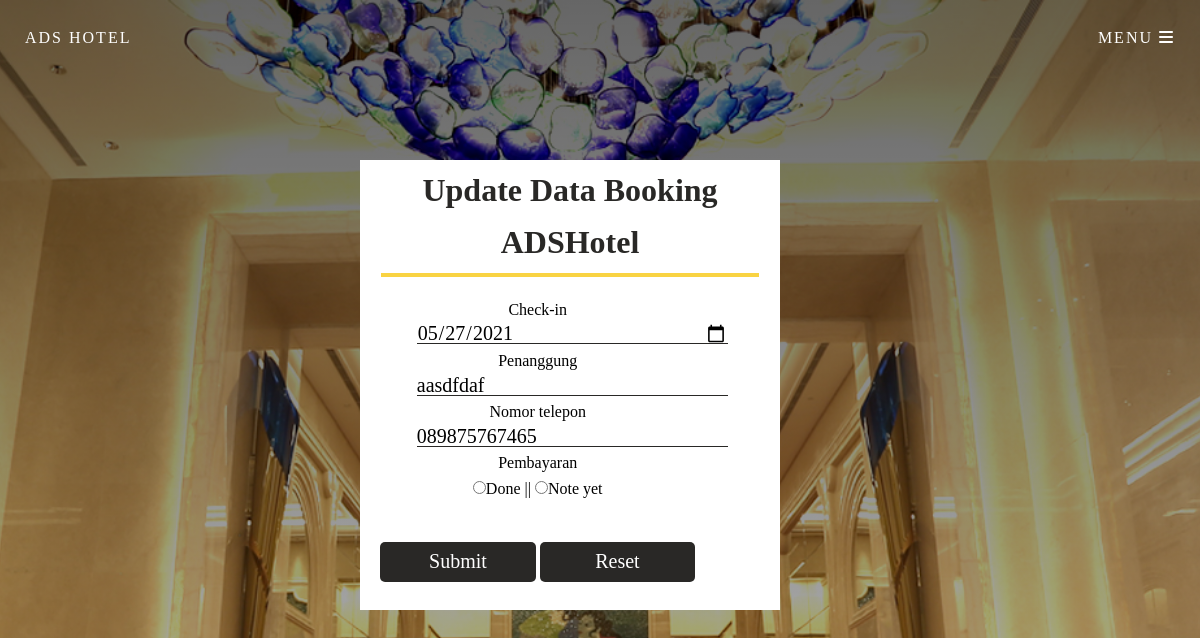
Page /update.php?id=20 on the committed database.
### tables this page shows
CREATE TABLE `booking` (
  `id` int(20) NOT NULL,
  `check_in` varchar(20) NOT NULL,
  `time` varchar(20) NOT NULL,
  `penanggung` varchar(20) NOT NULL,
  `no_telepon` varchar(20) NOT NULL,
  `kategori` varchar(20) NOT NULL,
  `kategories_room` varchar(20) NOT NULL,
  `total` varchar(20) NOT NULL,
  `pembayaran` varchar(10) NOT NULL
);

### update.php (the view, shortened to what this page needs)
<!DOCTYPE html>
<html>
<head>
<link rel="stylesheet" type="text/css" href="style.css">
</head>
<body>
<header class = "header" id = "header" style="min-height: 130vh;">
        <div class = "head-top">
            <div class = "site-name">
                <span>ADS HOTEL</span>
            </div>
            <div class = "site-nav">
                <span id = "nav-btn">MENU <i class = "fas fa-bars"></i></span>
            </div>
        </div>
       </header>
<center>
  <?php
  require "conn.php";
  $id = $_GET['id'];
  $data = mysqli_query($koneksi, "SELECT * FROM booking WHERE id=$id");
  while ($d = mysqli_fetch_array($data)) {
  ?>
    <div id="backlogin">
      <h1>Update Data Booking ADSHotel</h1>
      <hr>
      <form  action="" method="post">
        <tr>Check-in</tr>
        <input type="date" class="inputa" name="check" value="<?php echo $d['check_in'] ?>" autocomplete="off">
        <br>
        <tr>Penanggung</tr>
        <input type="text" class="inputa" name="pen" value="<?php echo $d['penanggung'] ?>" autocomplete="off" ><br>
        <tr>Nomor telepon</tr>
        <input type="text" class="inputa" name="no" value="<?php echo $d['no_telepon'] ?>" autocomplete="off" ><br>
        <tr>Pembayaran</tr>
        <br>
        <td><input type="radio" name="pem" value="Done">Done</td> ||
        <td><input type="radio" name="pem" value="Note yet">Note yet</td>
        <br>
        <input type="submit" class="wed"name="submit" value="Submit"> <input type="reset" class="wed" name="" value="Reset">
     </form>
    </div>
  <?php
  }
  ?>
  </center>
</body>
</html>

### style.css (style rules this page uses)
:root { --transition: all 0.7s ease; --yellow: #c; --dark: #292826; }
* { box-sizing: border-box; padding: 0; margin: 0; font-family: 'Playfair Display', serif; }
html { scroll-behavior: smooth; }
body { line-height: 1.6; }
h1, h2, h3, h4, h5, h6 { padding: 8px 0; }
.header { background: linear-gradient(rgba(0, 0, 0, 0.6), rgba(0, 0, 0, 0.2)), url("image/Lobby-Raffles-Hotel-012.jpg") center/cover no-repeat; color: #fff; padding: 25px; display: flex; flex-direction: column; align-content: stretch; }
.head-top { display: flex; justify-content: space-between; align-items: center; }
.head-top span { cursor: pointer; letter-spacing: 2px; transition: var(--transition); }

### update.php (style rules this page uses)
body { background-repeat: no-repeat; background-size: cover; }
#backlogin { position: absolute; top:1%; background:white; left: 30%; width: 35%; height: 450px; color: black; margin-top: 150px; }
#backlogin form { margin-top: 15px; float: left; padding: 5px; }
#backlogin .inputa { position: relative; left: 10%; width: 90%; margin-top: 1px; height: 20px; border: 0px; border-bottom: 1px solid #292826; font-size: 20px; font-family: OpenSans-Light; background: transparent; }
#backlogin .wed { margin-top: 40px; width: 45%; height: 40px; background:#292826;; border: none; color: white; font-family: product sans; font-size: 20px; border-radius: 5px; }
#backlogin h1 { text-align: center; padding: 5px; color: #292826; font-family: Product Sans; }
#backlogin hr { width: 90%; height: 4px; border: none; background: #f9d342;; }

### rows in the picture
booking: check "05/27/2021", pen "aasdfdaf", no "089875767465"
